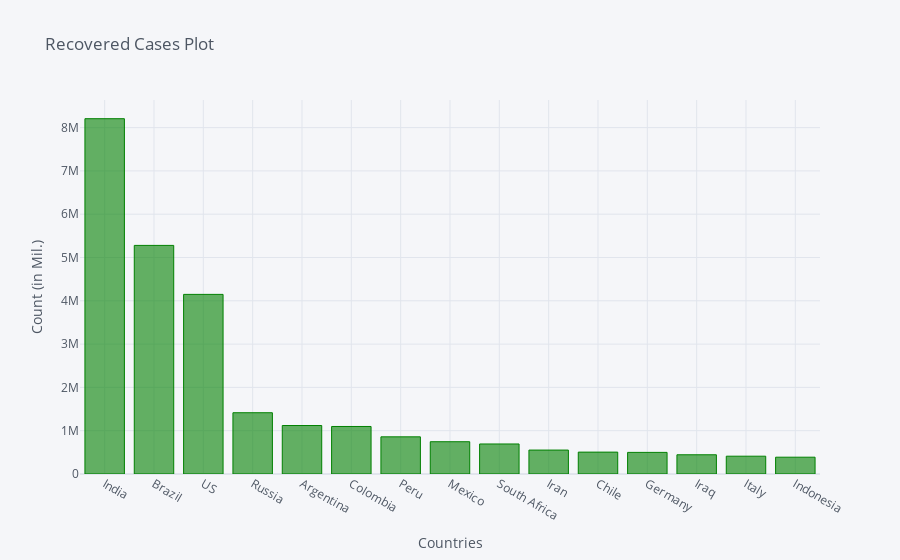

Notebook cell for this chart:
### Code cell
recovered_df2_plot.iplot(kind='bar', x='Country/Region', y='11/14/20',color='green',
                         title='Recovered Cases Plot',xTitle='Countries',yTitle='Count (in Mil.)')

### Figure 1 — Plotly figure (JSON) as saved in the notebook; plotly's stock layout.template omitted (floating-point values rounded to 4 significant figures)
{"data": [{"marker": {"color": "rgba(0, 128, 0, 0.6)", "line": {"color": "rgba(0, 128, 0, 1.0)", "width": 1}}, "name": "11/14/20", "orientation": "v", "text": "", "type": "bar", "x": ["India", "Brazil", "US", "Russia", "Argentina", "Colombia", "Peru", "Mexico", "South Africa", "Iran", "Chile", "Germany", "Iraq", "Italy", "Indonesia"], "y": [8205728, 5279452, 4148444, 1415213, 1119366, 1097576, 858388, 745361, 693261, 552747, 505243, 498996, 444226, 411434, 388094]}], "layout": {"legend": {"bgcolor": "#F5F6F9", "font": {"color": "#4D5663"}}, "paper_bgcolor": "#F5F6F9", "plot_bgcolor": "#F5F6F9", "title": {"font": {"color": "#4D5663"}, "text": "Recovered Cases Plot"}, "xaxis": {"gridcolor": "#E1E5ED", "showgrid": true, "tickfont": {"color": "#4D5663"}, "title": {"font": {"color": "#4D5663"}, "text": "Countries"}, "zerolinecolor": "#E1E5ED"}, "yaxis": {"gridcolor": "#E1E5ED", "showgrid": true, "tickfont": {"color": "#4D5663"}, "title": {"font": {"color": "#4D5663"}, "text": "Count (in Mil.)"}, "zerolinecolor": "#E1E5ED"}}}
